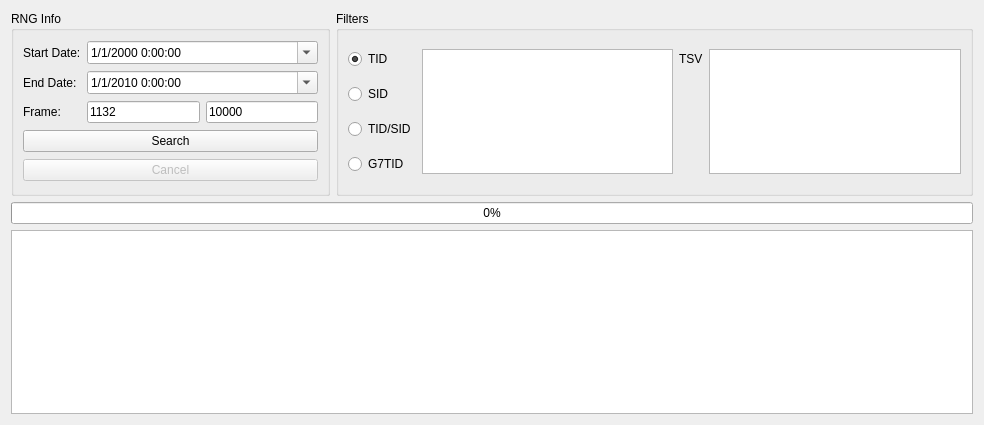
      <widget class="QWidget" name="tabID">
       <attribute name="title">
        <string>ID</string>
       </attribute>
       <layout class="QGridLayout" name="gridLayout_2">
        <item row="2" column="0" colspan="2">
         <widget class="TableView" name="tableViewID">
          <property name="sizePolicy">
           <sizepolicy hsizetype="Expanding" vsizetype="Expanding">
            <horstretch>0</horstretch>
            <verstretch>1</verstretch>
           </sizepolicy>
          </property>
          <attribute name="horizontalHeaderDefaultSectionSize">
           <number>60</number>
          </attribute>
          <attribute name="verticalHeaderVisible">
           <bool>false</bool>
          </attribute>
         </widget>
        </item>
        <item row="0" column="1">
         <widget class="QGroupBox" name="groupBoxIDFilter">
          <property name="sizePolicy">
           <sizepolicy hsizetype="Preferred" vsizetype="Preferred">
            <horstretch>2</horstretch>
            <verstretch>1</verstretch>
           </sizepolicy>
          </property>
          <property name="title">
           <string>Filters</string>
          </property>
          <layout class="QGridLayout" name="gridLayout_7">
           <item row="0" column="2">
            <widget class="QLabel" name="labelIDTSV">
             <property name="text">
              <string>TSV</string>
             </property>
            </widget>
           </item>
           <item row="0" column="1" rowspan="4">
            <widget class="QTextEdit" name="textEditIDFilter"/>
           </item>
           <item row="0" column="0">
            <widget class="QRadioButton" name="radioButtonIDTID">
             <property name="text">
              <string>TID</string>
             </property>
             <property name="checked">
              <bool>true</bool>
             </property>
             <attribute name="buttonGroup">
              <string notr="true">buttonGroup</string>
             </attribute>
            </widget>
           </item>
           <item row="2" column="0">
            <widget class="QRadioButton" name="radioButtonIDTIDSID">
             <property name="text">
              <string>TID/SID</string>
             </property>
             <attribute name="buttonGroup">
              <string notr="true">buttonGroup</string>
             </attribute>
            </widget>
           </item>
           <item row="0" column="3" rowspan="4">
            <widget class="QTextEdit" name="textEditTSVFilter"/>
           </item>
           <item row="1" column="0">
            <widget class="QRadioButton" name="radioButtonIDSID">
             <property name="text">
              <string>SID</string>
             </property>
             <attribute name="buttonGroup">
              <string notr="true">buttonGroup</string>
             </attribute>
            </widget>
           </item>
           <item row="3" column="0">
            <widget class="QRadioButton" name="radioButtonIDTID7">
             <property name="text">
              <string>G7TID</string>
             </property>
             <attribute name="buttonGroup">
              <string notr="true">buttonGroup</string>
             </attribute>
            </widget>
           </item>
          </layout>
         </widget>
        </item>
        <item row="1" column="0" colspan="2">
         <widget class="QProgressBar" name="progressBarID">
          <property name="value">
           <number>0</number>
          </property>
         </widget>
        </item>
        <item row="0" column="0">
         <widget class="QGroupBox" name="groupBoxIDRNGInfo">
          <property name="sizePolicy">
           <sizepolicy hsizetype="Preferred" vsizetype="Preferred">
            <horstretch>1</horstretch>
            <verstretch>1</verstretch>
           </sizepolicy>
          </property>
          <property name="title">
           <string>RNG Info</string>
          </property>
          <layout class="QGridLayout" name="gridLayout_6">
           <item row="0" column="0">
            <widget class="QLabel" name="labelIDStartDate">
             <property name="text">
              <string>Start Date:</string>
             </property>
            </widget>
           </item>
           <item row="1" column="0">
            <widget class="QLabel" name="labelIDEndDate">
             <property name="text">
              <string>End Date:</string>
             </property>
            </widget>
           </item>
           <item row="2" column="0">
            <widget class="QLabel" name="labelIDFrame">
             <property name="text">
              <string>Frame:</string>
             </property>
            </widget>
           </item>
           <item row="2" column="1">
            <widget class="TextBox" name="textBoxIDStartFrame">
             <property name="text">
              <string notr="true">1132</string>
             </property>
            </widget>
           </item>
           <item row="2" column="2">
            <widget class="TextBox" name="textBoxIDEndFrame">
             <property name="text">
              <string notr="true">10000</string>
             </property>
            </widget>
           </item>
           <item row="3" column="0" colspan="3">
            <widget class="QPushButton" name="pushButtonIDSearch">
             <property name="text">
              <string>Search</string>
             </property>
            </widget>
           </item>
           <item row="4" column="0" colspan="3">
            <widget class="QPushButton" name="pushButtonIDCancel">
             <property name="enabled">
              <bool>false</bool>
             </property>
             <property name="text">
              <string>Cancel</string>
             </property>
            </widget>
           </item>
           <item row="0" column="1" colspan="2">
            <widget class="QDateTimeEdit" name="dateTimeEditIDStartDate">
             <property name="dateTime">
              <datetime>
               <hour>0</hour>
               <minute>0</minute>
               <second>0</second>
               <year>2000</year>
               <month>1</month>
               <day>1</day>
              </datetime>
             </property>
             <property name="time">
              <time>
               <hour>0</hour>
               <minute>0</minute>
               <second>0</second>
              </time>
             </property>
             <property name="maximumDateTime">
              <datetime>
               <hour>0</hour>
               <minute>0</minute>
               <second>0</second>
               <year>2100</year>
               <month>1</month>
               <day>1</day>
              </datetime>
             </property>
             <property name="minimumDateTime">
              <datetime>
               <hour>0</hour>
               <minute>0</minute>
               <second>0</second>
               <year>2000</year>
               <month>1</month>
               <day>1</day>
              </datetime>
             </property>
             <property name="maximumDate">
              <date>
               <year>2100</year>
               <month>1</month>
               <day>1</day>
              </date>
             </property>
             <property name="minimumDate">
              <date>
               <year>2000</year>
               <month>1</month>
               <day>1</day>
              </date>
             </property>
             <property name="maximumTime">
              <time>
               <hour>0</hour>
               <minute>0</minute>
               <second>0</second>
              </time>
             </property>
             <property name="minimumTime">
              <time>
               <hour>0</hour>
               <minute>0</minute>
               <second>0</second>
              </time>
             </property>
             <property name="displayFormat">
              <string>M/d/yyyy H:mm:ss</string>
             </property>
             <property name="calendarPopup">
              <bool>true</bool>
             </property>
             <property name="timeSpec">
              <enum>Qt::LocalTime</enum>
             </property>
            </widget>
           </item>
           <item row="1" column="1" colspan="2">
            <widget class="QDateTimeEdit" name="dateTimeEditIDEndDate">
             <property name="dateTime">
              <datetime>
               <hour>0</hour>
               <minute>0</minute>
               <second>0</second>
               <year>2010</year>
               <month>1</month>
               <day>1</day>
              </datetime>
             </property>
             <property name="date">
              <date>
               <year>2010</year>
               <month>1</month>
               <day>1</day>
              </date>
             </property>
             <property name="time">
              <time>
               <hour>0</hour>
               <minute>0</minute>
               <second>0</second>
              </time>
             </property>
             <property name="maximumDateTime">
              <datetime>
               <hour>0</hour>
               <minute>0</minute>
               <second>0</second>
               <year>2100</year>
               <month>1</month>
               <day>1</day>
              </datetime>
             </property>
             <property name="minimumDateTime">
              <datetime>
               <hour>0</hour>
               <minute>0</minute>
               <second>0</second>
               <year>2000</year>
               <month>1</month>
               <day>1</day>
              </datetime>
             </property>
             <property name="minimumDate">
              <date>
               <year>2000</year>
               <month>1</month>
               <day>1</day>
              </date>
             </property>
             <property name="maximumTime">
              <time>
               <hour>0</hour>
               <minute>0</minute>
               <second>0</second>
              </time>
             </property>
             <property name="minimumTime">
              <time>
               <hour>0</hour>
               <minute>0</minute>
               <second>0</second>
              </time>
             </property>
             <property name="displayFormat">
              <string>M/d/yyyy H:mm:ss</string>
             </property>
             <property name="calendarPopup">
              <bool>true</bool>
             </property>
             <property name="timeSpec">
              <enum>Qt::LocalTime</enum>
             </property>
            </widget>
           </item>
          </layout>
         </widget>
        </item>
       </layout>
      </widget>
